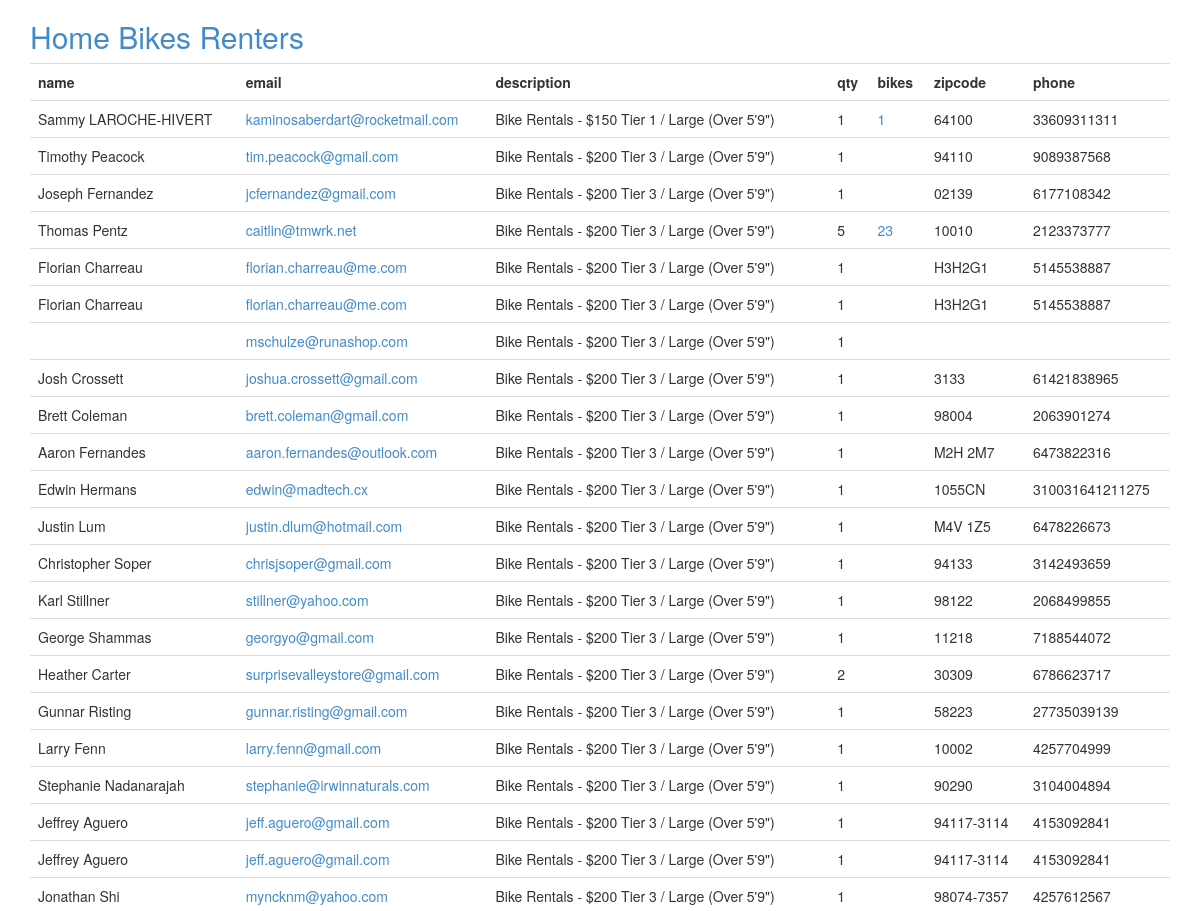
Before: /renters (upper part) with the older database file.
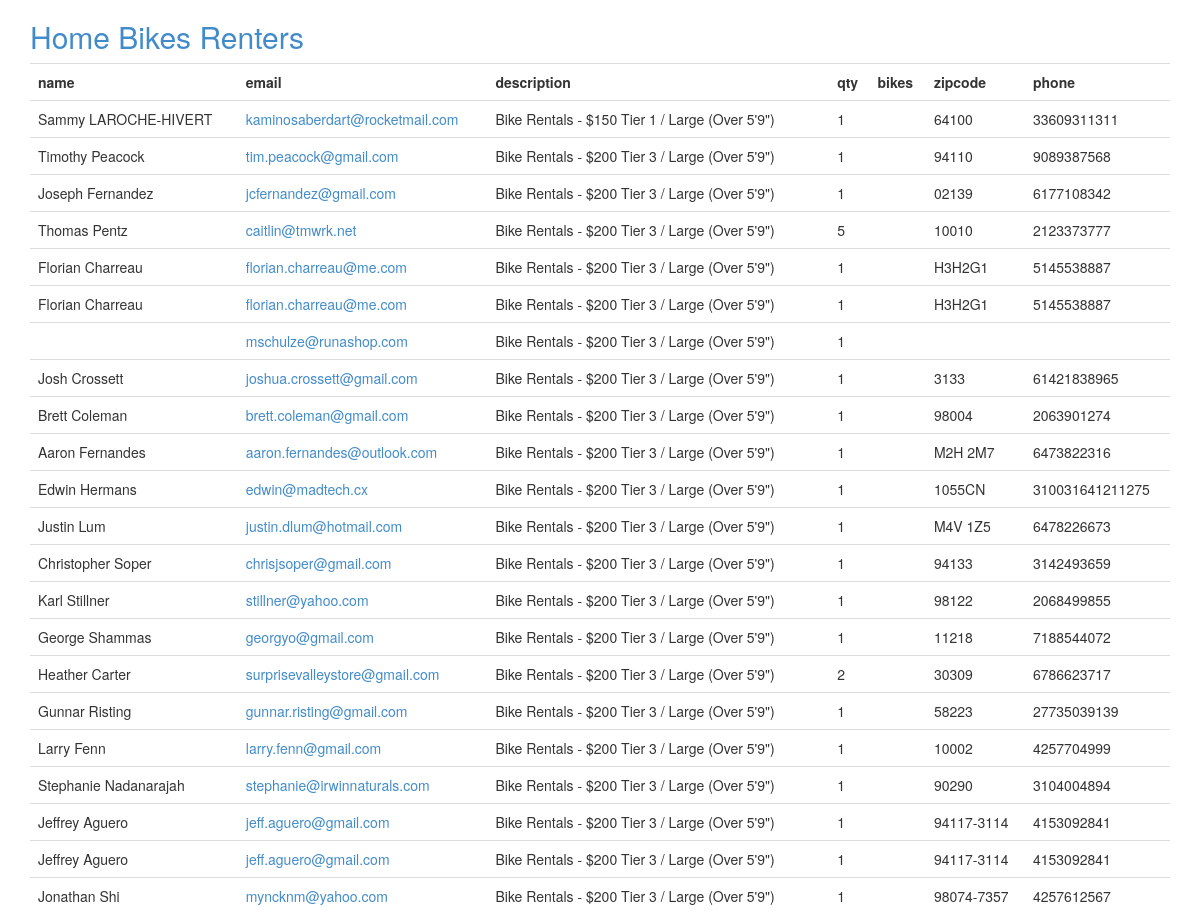
After: the same page with the newer database file.
### bike/models.py (models this page shows, shortened)
class Renter(Base):
  __tablename__ = 'renter'
  id = Column(Integer, primary_key=True)
  name = Column(String(255), unique=False)
  email = Column(String(255), unique=False)
  code = Column(String(255), unique=True)
  bikes = relationship('Bike', backref=backref('renter'))
  zipcode = Column(String(255))
  phone = Column(String(255))
  desc = Column(String)
  qty = Column(Integer)

class Bike(Base):
  __tablename__ = 'bike'
  id = Column(Integer, primary_key=True)
  renter_id = Column(Integer, ForeignKey('renter.id'))
  code = Column(String(255), unique=True)
  comment = Column(String)

### bike/views.py (the view)
@app.route('/renters')
def renters():
  return render_template('renters.html', renters=db.query(Renter))

### bike/__init__.py (called while the page is built)
@app.teardown_appcontext
def shutdown_session(exception=None):
  db.remove()

### bike/templates/renters.html
{% extends "base.html" %}
{% block content %}
<table class="table table-hover">
  <tr><th>name</th><th>email</th><th>description</th><th>qty</th><th>bikes</th><th>zipcode</th><th>phone</th></tr>
  {% for renter in renters %}
  <tr><td>{{renter.name}}</td><td><a href="{{url_for('renter', oid=renter.id)}}">{{renter.email}}</a></td><td>{{renter.desc}}</td><td>{{renter.qty}}</td><td>{% for bike in renter.bikes %}<a href="{{url_for('bike', code=bike.code)}}">{{bike.code}}</a>{% endfor %}</td><td>{{renter.zipcode}}</td><td>{{renter.phone}}</tr>
  {% endfor %}
</table>
{% endblock %}

### bike/templates/base.html (shortened to what this page needs)
<!DOCTYPE html>
<html lang="en">
  <head>
    <link href="{{url_for('static', filename='css/bootstrap.css')}}" rel="stylesheet">
  </head>
  <body>
    {%- block topbar -%}
    <div class="topbar">
      <div class="fill">
        <div class="container">
          <h2>
              <a href="/" class="brand">Home</a>
              <a href="/bikes" class="brand">Bikes</a>
              <a href="/renters" class="brand">Renters</a>
          </h2>
        </div>
      </div>
    </div>
    {%- endblock -%}
    <div class="container">
      <div class="content">
        {% block content %}{% endblock %}
      </div>
    </div>
  </body>
</html>

Changed rows visible on the page:
changed Renter "Sammy LAROCHE-HIVERT": loses Bike (code "1")
changed Renter "Thomas Pentz": loses Bike (code "2"); loses Bike (code "3")
